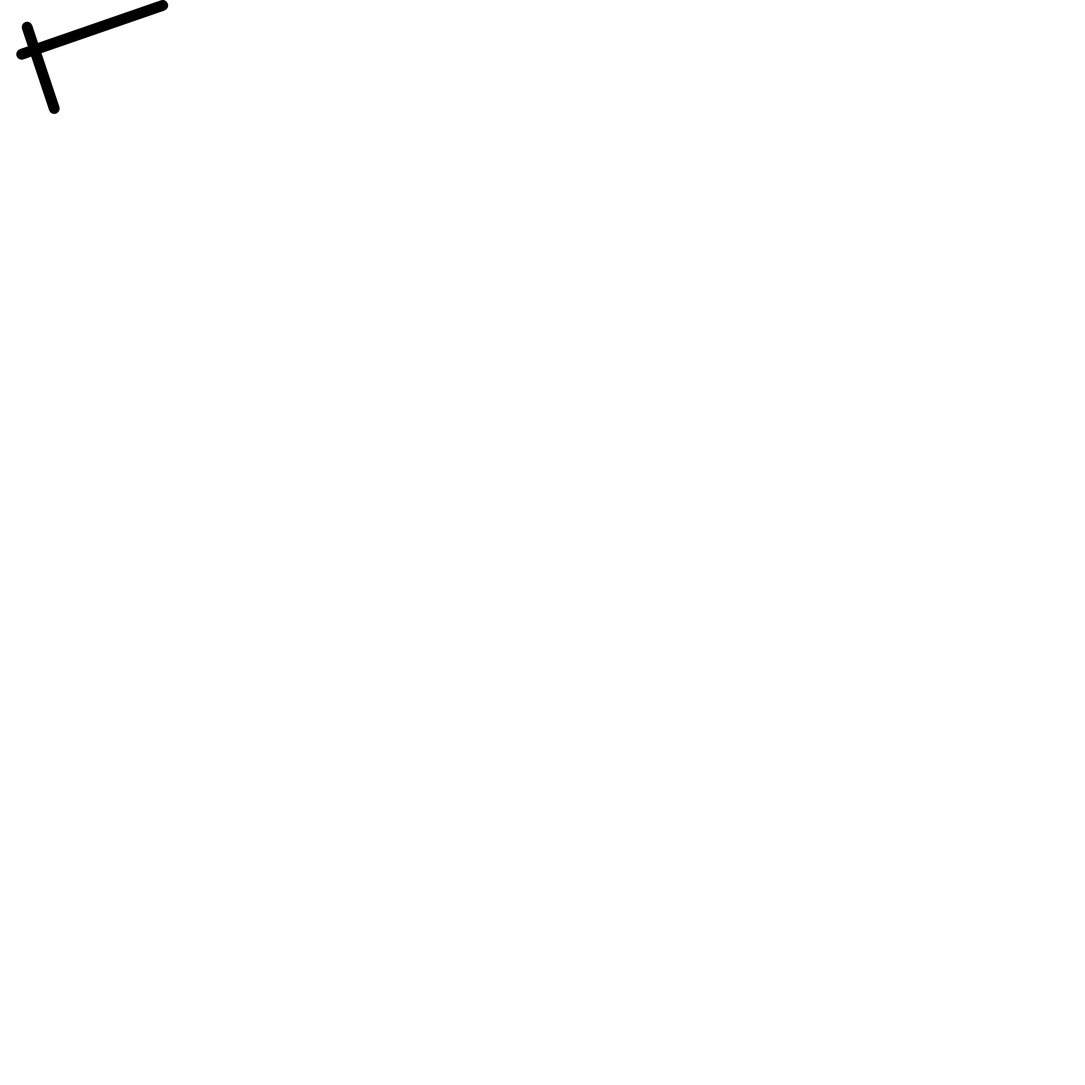
Frame 1 (no input)
Frame 60 (no input): identical to frame 1, image omitted
Frame 120 (the mouse pressed at the canvas centre since frame 60): identical to frame 1, image omitted

The p5.js sketch that drew this single still picture (run headless with seeded random() and noise() and a simulated clock; from frame 60 on, the mouse is pressed at the canvas centre):

// p5.js sketch
// ── sketch.js
//Gabriel Alexis canvas
function setup(){
  //create canvas()--two arugments (width, height)
  createCanvas(2000,2000);


}
function draw(){
  //background-setting our background color
  background(300);

  //stroke weight--thickness
  strokeWeight(20);

  //line - two sets of coordinates 
  line(50,50,100,200);

  line(300,10,40,100);
}
